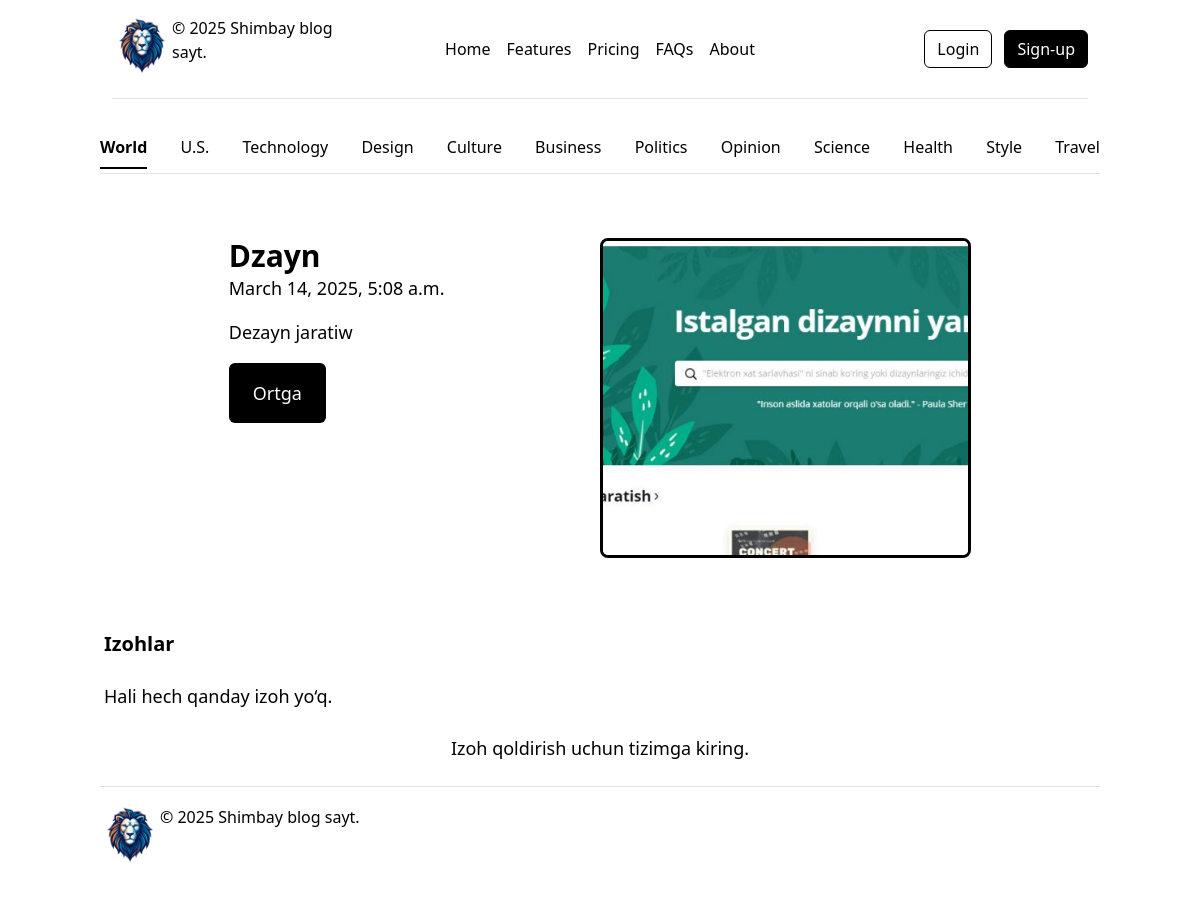
Screenshot of /detail/3/ with the database file from the repository.
### darkweb/models.py (models this page shows, shortened)
class Blog(models.Model):
    author = models.ForeignKey(User,on_delete=models.CASCADE)
    image = models.FileField(upload_to='images',verbose_name='foto : ')
    description = models.TextField(verbose_name='blog haqqinda : ')
    location = models.CharField(max_length=100,verbose_name='location : ')
    title = models.CharField(max_length=100,verbose_name='blog tin ati :')
    published_date = models.DateTimeField(verbose_name='blog alinga waqit : ',auto_now_add=True)
    class Meta:
        verbose_name = 'Blog'
        verbose_name_plural = 'Bloglar'

### darkweb/views.py (the view)
# urls.py: path('detail/<int:id>/', views.detail, name='detail'),
def detail(request, id):
    blog = get_object_or_404(Blog, id=id)
    comments = Comments.objects.filter(blog=blog).order_by('-published_date')
    if request.method == "POST":
        form = BlogCommentForm(request.POST)
        if form.is_valid():
            comment = form.save(commit=False)
            comment.username = request.user  # Foydalanuvchini qo‘shamiz
            comment.blog = blog  # Blogni belgilaymiz
            comment.save()
            return redirect('detail', id=blog.id)
    else:
        form = BlogCommentForm()
    return render(request, 'detail.html', {'blog': blog, 'comments': comments, 'form': form})

### templates/detail.html
{% extends 'base.html' %}
{% block content %}
<section style="background-color: #fff; color: #000;" class="body-font overflow-hidden">
    <div class="container px-5 py-12 mx-auto">
        <div class="lg:w-4/5 mx-auto flex flex-wrap">
            <div class="lg:w-1/2 w-full lg:pr-8">
                <h2 class="text-3xl font-bold">{{ blog.title }}</h2>
                <p class="text-lg">{{ blog.published_date }}</p>
                <p class="leading-relaxed my-3 text-lg">{{ blog.description }}</p>
                <a href="{% url 'home' %}" class="inline-block">
                    <button class="text-white bg-black py-3 px-6 rounded hover:bg-gray-800 text-lg">Ortga</button>
                </a>
            </div>
            <div class="lg:w-1/2 w-full">
                <img src="{{ blog.image.url }}" alt="{{ blog.title }}" class="w-full h-80 object-cover rounded-lg" style="border: 3px solid black;">
            </div>
        </div>
    </div>
</section>
<section style="background-color: #fff; color: #000;" class="py-6">
  <div class="container px-3 mx-auto">
      <h2 class="text-xl font-semibold mb-4">Izohlar</h2>
      {% for comment in comments %}
          <div class="mb-2 p-3 border border-gray-700 rounded-md text-lg bg-white text-black">
              <p><b>{{ comment.username }}</b> - {{ comment.published_date }}</p>
              <p>{{ comment.comment_text }}</p>
          </div>
      {% empty %}
          <p class="text-lg">Hali hech qanday izoh yo‘q.</p>
      {% endfor %}
  </div>
</section>
{% if user.is_authenticated %}
<section style="background-color: #fff; color: #000;" class="py-6">
  <div class="container px-3 mx-auto">
      <h2 class="text-xl font-semibold mb-4">Izoh qoldirish</h2>
      <form method="post" class="p-3 rounded-md text-lg border border-gray-700 bg-white text-black">
          {% csrf_token %}
          <div class="mb-3">
              <label for="comment_text" class="block text-lg font-medium">Izohingiz</label>
              <textarea id="comment_text" name="comment_text" rows="4" class="w-full p-2 border border-gray-500 rounded text-black bg-white"></textarea>
          </div>
          <div class="flex space-x-2">
              <button type="submit" class="text-white bg-black py-2 px-4 rounded hover:bg-gray-800 text-lg">
                  Jo‘natish
              </button>
              <a href="{% url 'update' blog.id %}">
                  <button type="button" class="text-white bg-blue-600 py-2 px-4 rounded hover:bg-blue-800 text-lg" style="background-color: #000;">
                      Yangilash
                  </button>
              </a>
          </div>
      </form>
  </div>
</section>
{% else %}
<p class="text-center text-lg" style="color: #000;">Izoh qoldirish uchun <a href="{% url 'login' %}" style="color: #000;">tizimga kiring</a>.</p>
{% endif %}
{% endblock %}

### rows the page displays
Blog: title "Dzayn", published_date "March 14, 2025, 5:08 a.m.", description "Dezayn jaratiw", image (picture)
